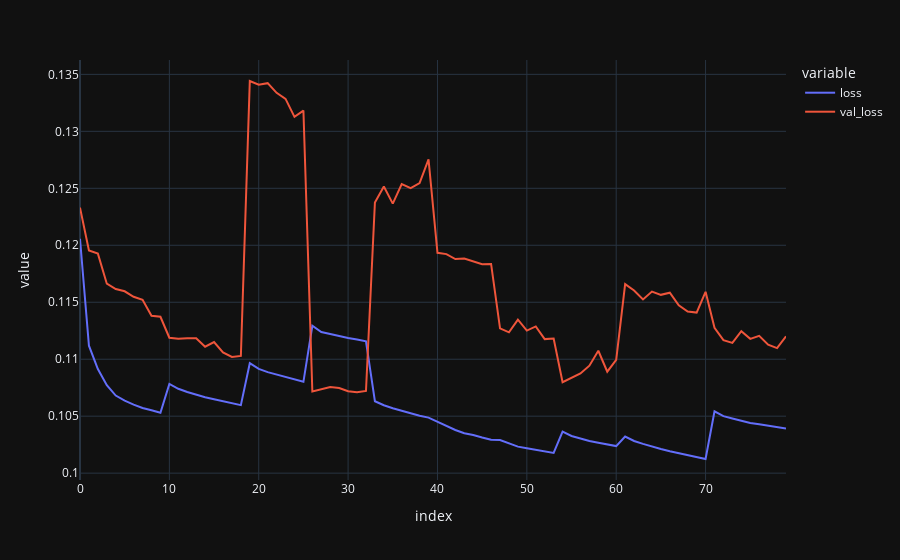

Notebook cell for this chart:
### Code cell
px.line(data_frame=lstm_train_df, x="index", y=["loss", "val_loss"])
